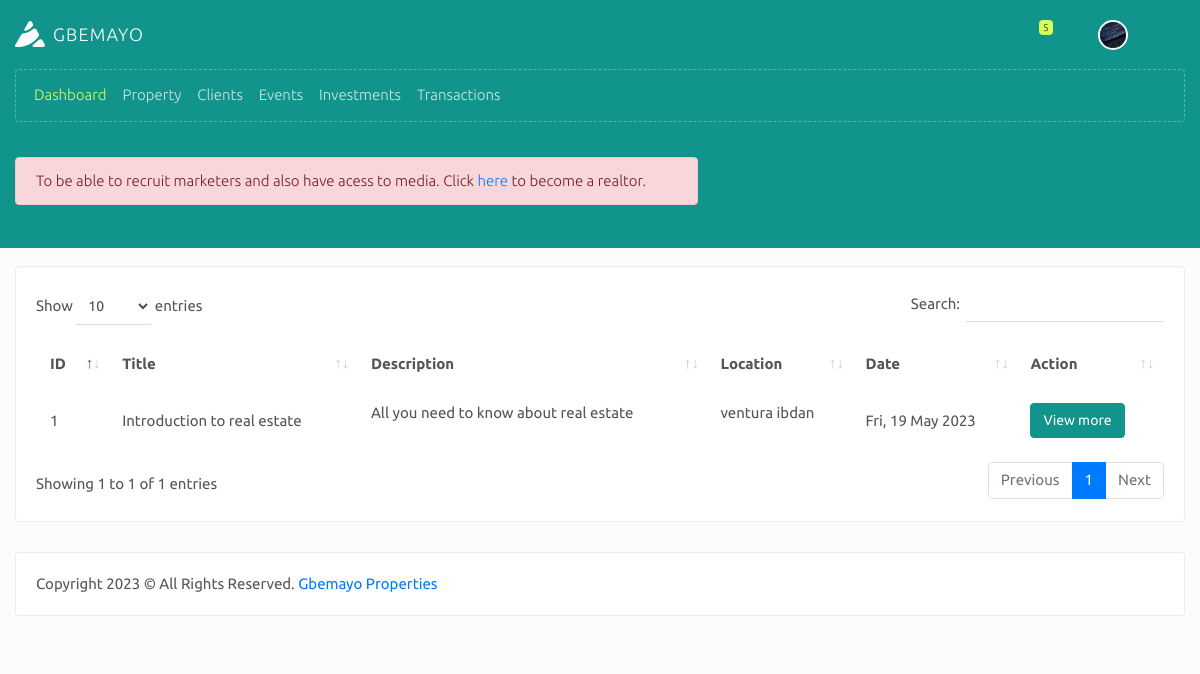
Screenshot of /events.php (signed in) with the database file from the repository.
### tables this page shows
CREATE TABLE `agents` (
  `agent_id` int(255) NOT NULL,
  `agent_privilege_id` int(255) DEFAULT NULL,
  `agent_fullname` varchar(255) DEFAULT NULL,
  `agent_email` varchar(255) DEFAULT NULL,
  `agent_password` varchar(255) DEFAULT NULL,
  `agent_phone_number` varchar(255) DEFAULT NULL,
  `agent_address` varchar(255) DEFAULT NULL,
  `agent_profile_photo` varchar(255) DEFAULT NULL,
  `agent_bank_name` varchar(255) DEFAULT NULL,
  `agent_account_name` varchar(255) DEFAULT NULL,
  `agent_account_number` varchar(255) DEFAULT NULL,
  `agent_business_id` varchar(255) DEFAULT NULL,
  `agent_referral_id` varchar(255) DEFAULT NULL,
  `agent_referred_by_id` varchar(255) DEFAULT NULL,
  `agent_referral_type` enum('realtor','business') DEFAULT NULL,
  `agent_event_id` varchar(255) DEFAULT NULL,
  `agent_payment_status` enum('active','inactive') NOT NULL DEFAULT 'inactive',
  `agent_created_on` datetime NOT NULL
);

CREATE TABLE `events` (
  `events_id` int(255) NOT NULL,
  `events_title` varchar(255) DEFAULT NULL,
  `events_desc` varchar(1500) DEFAULT NULL,
  `events_venue` varchar(255) DEFAULT NULL,
  `events_date` varchar(255) DEFAULT NULL,
  `events_status` enum('active','inactive') NOT NULL DEFAULT 'active',
  `events_created_on` datetime NOT NULL
);

### includes/db-functions.php (called while the page is built, shortened)
<?php
	include("config.php");
	function query_all_events($data =false){
		global $con;
		$query = mysqli_query($con, "SELECT * FROM events ORDER BY events_id DESC") or die(mysqli_error($con));
		return $data ? $query : mysqli_num_rows($query);
	}
	function admin_query_agent($business_id, $agent_id, $data = false){
		global $con;
		$query = mysqli_query($con, "SELECT * FROM agents JOIN privileges ON privileges.privileges_id = agents.agent_privilege_id WHERE agent_business_id ='$business_id' AND agent_id ='$agent_id' ORDER BY agent_id DESC");
		return $data ? $query : mysqli_num_rows($query);
	}
?>

### events.php (the view, shortened to what this page needs)
<?php
 include("includes/header.php");
?>
    <div class="body_area after_bg sm">
        <div class="block-header">
            <div class="container">
                <div class="row clearfix">
                    <div class="col-lg-6 col-md-12">
                        <ul class="breadcrumb pl-0 pb-0 ">
                            <li class="breadcrumb-item"><a href="dashboard">Home</a></li>
                            <li class="breadcrumb-item active">Events</li>
                        </ul>
                        <h1 class="mb-1 mt-1">Event List</h1>
                    </div>
                    <div class="col-lg-6 col-md-12 text-md-right">
                    </div>
                </div>
                <?php
                     if ($session_logged_in_privilege_id == 3 && $fetch_agent_info["agent_payment_status"] == "inactive") {
                        include("realtor-subscribe-msg.php");
                    }else if ($session_logged_in_privilege_id == 4 && $fetch_agent_info["agent_payment_status"] == "inactive"){
                        include("marketers-subscribe-msg.php");
                    }
                ?>
            </div>
        </div>
        <div class="container">
            <div class="row clearfix">
                <div class="col-md-12 col-lg-12">
                    <div class="card">
                        <div class="body">
                            <div class="table-responsive">
                                <table class="table table-borderless table-hover js-basic-example dataTable" id="datatables">
                                    <thead>
                                        <tr>
                                            <th>ID</th>
                                            <th>Title</th>
                                            <th>Description</th>
                                            <th>Location</th>
                                            <th>Date</th>
                                            <th>Action</th>
                                        </tr>
                                    </thead>
                                    <tbody>
                                        <?php
                                            $query_all_events = query_all_events(true);
                                            $count = 1;
                                            while($fetch_events = mysqli_fetch_assoc($query_all_events)){
                                                extract($fetch_events);
                                        ?>
                                             <tr>
                                                <td><?php echo $count++  ?></td>
                                                <td><?php echo $events_title ?></td>
                                                <td><p style="white-space:initial;"><?php echo $events_desc ?></p></td>
                                                <td><p style="white-space:initial;"><?php echo $events_venue?></p></td>
                                                <td><?php echo date("D, d M Y", strtotime($events_date)) ?></td>
                                                <td>
                                                     <a class="btn btn-primary" href="event-details?event_id=<?php echo base64_encode($events_id)  ?>">View more</a>
                                                </td>
                                            </tr>
                                        <?php
                                            }
                                        ?>
                                    </tbody>
                                </table>
                            </div>
                        </div>
                    </div>
                </div>
            </div>
<?php
    require("includes/footer.php");
?>

### includes/header.php (shortened to what this page needs)
<?php
    $query_agent_info = admin_query_agent($session_logged_in_business_id, $session_logged_in_agent_id, true);
    $fetch_agent_info = mysqli_fetch_assoc($query_agent_info);
?>
<!doctype html>
<html class="no-js " lang="en">
<head>
<link rel="stylesheet" href="assets/plugins/bootstrap/css/bootstrap.min.css">
<link rel="stylesheet" href="assets/plugins/jquery-datatable/dataTables.bootstrap4.min.css">
<link rel="stylesheet" href="assets/plugins/jvectormap/jquery-jvectormap-2.0.3.css"/>
<link rel="stylesheet" href="assets/plugins/morrisjs/morris.css" />
<link rel="stylesheet" href="assets/plugins/YoutubePopUp/YouTubePopUp.css"/>
<link rel="stylesheet" href="assets/css/amaze.style.min.css">
<link rel="stylesheet" href="assets/css/ecommerce.css">
<link rel="stylesheet" href="https://cdnjs.cloudflare.com/ajax/libs/material-design-iconic-font/2.2.0/css/material-design-iconic-font.min.css">
</head>
<body class="font-ubuntu">
<div id="body" class="theme-cyan">
    <nav class="top_navbar">
        <div class="container">
            <div class="row clearfix">
                <div class="col-12">
                    <div class="d-flex justify-content-between align-items-center">
                        <div class="navbar-logo">
                            <a class="navbar-brand" href="dashboard"><img src="assets/images/logo.svg" width="30" alt="Amaze"><span class="ml-2">Gbemayo</span></a>
                        </div>
                        <div class="d-flex justify-content-end justify-content-md-between align-items-center flex-grow-1">
                            <ul class="navbar">
                                <li class="dropdown notifications">
                                    <a href="javascript:void(0);" class="dropdown-toggle" data-toggle="dropdown" role="button"><i class="zmdi zmdi-notifications"></i><span class="label-count">5</span></a>
                                </li>
                                <li class="dropdown profile">
                                    <a href="javascript:void(0);" class="dropdown-toggle" data-toggle="dropdown" role="button">
                                        <img class="rounded-circle" style="width:30px; height: 30px;object-fit: cover;" src="<?php echo $fetch_agent_info['agent_profile_photo'] ?>" alt="User">
                                    </a>
                                </li>
                                <li><a href="javascript:void(0);" class="js-right-sidebar"><i class="icon-equalizer"></i></a></li>
                            </ul>
                        </div>
                    </div>
                </div>
            </div>
        </div>
    </nav>
    <aside id="leftsidebar" class="sidebar h_menu">
        <div class="container">
            <div class="row clearfix">
                <div class="col-12">
                    <div class="menu">
                        <ul class="list">
                            <li class="active">
                                <a href="dashboard" class="menu-toggle"><i class="zmdi zmdi-home"></i><span>Dashboard</span></a>
                            </li>
                            <li><a href="property-list" class="menu-toggle"><i class="zmdi zmdi-home"></i><span>Property</span></a>
                            <li><a href="client-list" class="menu-toggle"><i class="zmdi zmdi-home"></i><span>Clients</span></a>
                            <li><a href="events" class="menu-toggle"><i class="zmdi zmdi-apps"></i><span>Events</span></a>
                            <li><a href="" class="menu-toggle"><i class="zmdi zmdi-apps"></i><span>Investments</span></a>
                            <li>
                                <a href="transaction-list" class="menu-toggle"><i class="zmdi zmdi-shopping-basket"></i><span>Transactions</span></a>
                            </li>
                        </ul>
                    </div>
                </div>
            </div>
        </div>
    </aside>

### assets/css/ecommerce.css (style rules this page uses)
:root { --dark-color: #323A45;--heading-color: #222222;--font-color: #555555;--font-white: #ffffff;--font-light: #888888;--font-xlight: #f0f0f0;--font-ccc: #cccccc;--text-muted: #9A9A9A;--border-color: #ebebeb;--card-color: #ffffff;--white-color: #ffffff;--body-color: #fcfcfc;--box-shadow: #e2e2e2;--box-shadow-light: #f0f0f0;--hc-font-color: #555555;--hc-bg-color: #f0f0f0 }
[class="theme-cyan"] { --primary-color: #10948b;--primary-color2: #46c6bd;--primary-color3: #6cc9c3;--secondary-color: #d7ff5d;--secondary-color2: #e0ff84;--link-color: #ffa7bc;--primary-gradient: linear-gradient(45deg, #10948b, #637AAE) }

### rows the page displays
agents: agent_profile_photo (picture)
events: events_title "Introduction to real estate", events_desc "All you need to know about real estate", events_venue "ventura ibdan", events_date "Fri, 19 May 2023"
